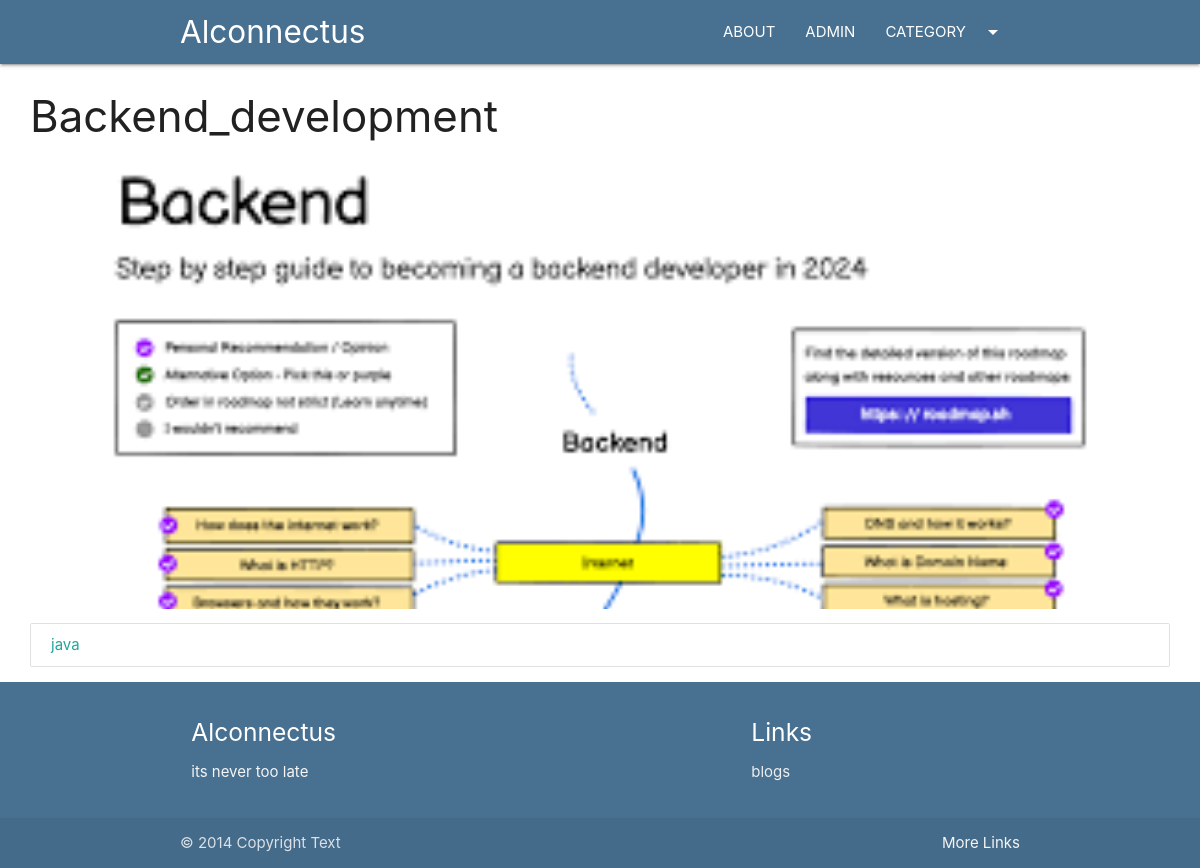
The page /category/backend on the database its author committed.
### blogs/models.py (models this page shows, shortened)
class Category(models.Model):
    cat_id = models.AutoField(primary_key=True)
    title = models.CharField(max_length=100)
    description = models.TextField()
    url = models.CharField(max_length=100)
    image = models.ImageField(upload_to='category/',blank=True, null=True)
    add_date = models.DateField(auto_now_add=True, null=True)

class Post(models.Model):
    post_id = models.AutoField(primary_key=True)
    title = models.CharField(max_length=200)
    content = models.TextField()
    url = models.CharField(max_length=100)
    cat = models.ForeignKey(Category, on_delete=models.CASCADE)
    image = models.ImageField(upload_to='post/',blank=True, null=True)

### blogs/views.py (the view)
# urls.py: path('category/<slug:url>',category)
def category(request, url):
    cat = Category.objects.get(url=url)
    posts = Post.objects.filter(cat=cat)
    return render(request, "category.html", {'cat': cat, 'posts': posts})

### templates/category.html (shortened to what this page needs)
{%extends 'base.html' %}
{%block content%}
<div class="container-custom">
    <h3>{{cat.title}}</h3>
    <div class="img-container">
        <img src="/media/{{cat.image}}" class="responsive-img" style="max-height:450px;width:100%;object-fit:cover;"
             alt="">
    </div>
    <div class="collection">
        {%for p in posts %}
        <a href="/blogs/{{p.url}}" class="collection-item">{{p.title}}</a>
        {% empty %}
        <h3>No posts in this category</h3>
        {%endfor%}
    </div>
</div>
{%endblock%}

### blogs/static/css/style.css (style rules this page uses)
.container-custom { width:95%!important; margin:auto; }

### rows shown on the page
Category: title "Backend_development", image (picture)
Post: title "java"
